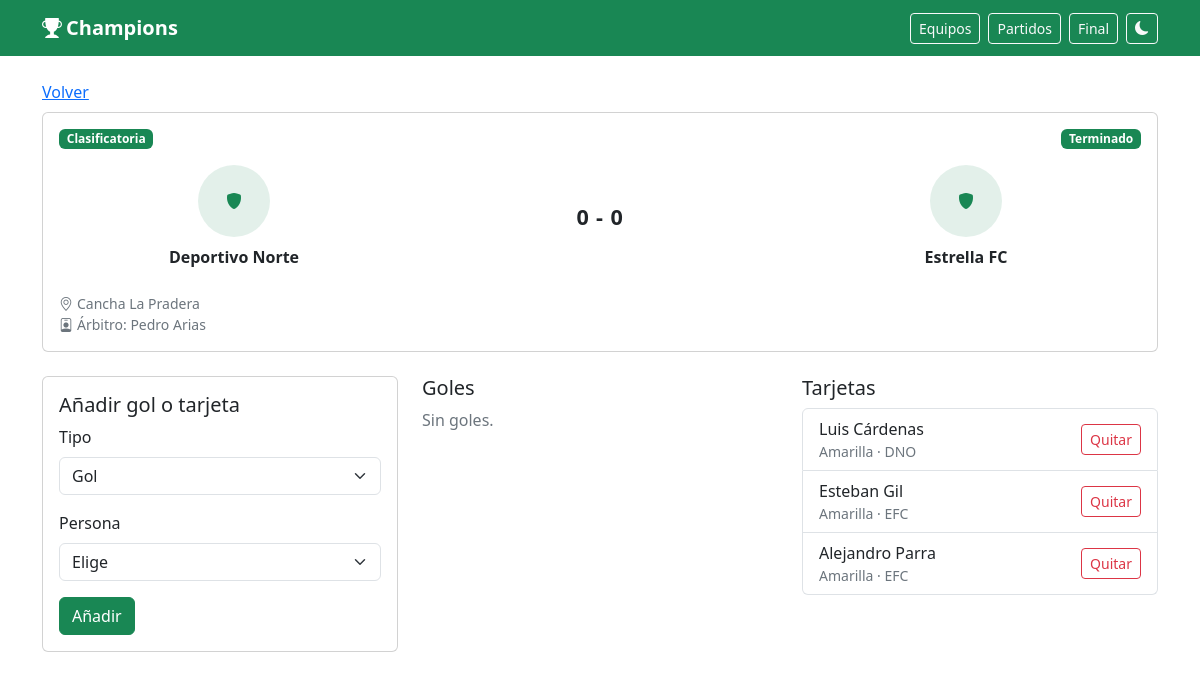
Page /partido.php?id=3 on the committed database.
### tables this page shows
CREATE TABLE partidos (
  id INT UNSIGNED NOT NULL AUTO_INCREMENT,
  jornada SMALLINT UNSIGNED NOT NULL,
  vuelta TINYINT(1) NOT NULL DEFAULT 0,
  local_id INT UNSIGNED NOT NULL,
  visitante_id INT UNSIGNED NOT NULL,
  fecha DATETIME DEFAULT NULL,
  cancha VARCHAR(150) DEFAULT NULL,
  arbitro VARCHAR(120) DEFAULT NULL,
  goles_local TINYINT UNSIGNED DEFAULT NULL,
  goles_visitante TINYINT UNSIGNED DEFAULT NULL,
  estado ENUM('programado', 'jugado', 'suspendido', 'aplazado') NOT NULL DEFAULT 'programado',
  tipo ENUM('clasificatoria', 'eliminatoria') NOT NULL DEFAULT 'clasificatoria',
  orden SMALLINT UNSIGNED NOT NULL DEFAULT 0,
  creado_en DATETIME NOT NULL DEFAULT CURRENT_TIMESTAMP,
  PRIMARY KEY (id),
  KEY idx_partidos_fecha (fecha),
  KEY idx_partidos_jornada (jornada),
  KEY idx_partidos_estado_fecha (estado, fecha),
  KEY idx_partidos_local (local_id),
  KEY idx_partidos_visitante (visitante_id),
  CONSTRAINT fk_partidos_local
    FOREIGN KEY (local_id) REFERENCES equipos (id)
    ON UPDATE CASCADE,
  CONSTRAINT fk_partidos_visitante
    FOREIGN KEY (visitante_id) REFERENCES equipos (id)
    ON UPDATE CASCADE
);

CREATE TABLE equipos (
  id INT UNSIGNED NOT NULL AUTO_INCREMENT,
  nombre VARCHAR(120) NOT NULL,
  nombre_corto VARCHAR(10) NOT NULL,
  grupo_id INT UNSIGNED DEFAULT NULL,
  orden SMALLINT UNSIGNED NOT NULL DEFAULT 0,
  escudo VARCHAR(255) DEFAULT NULL,
  dt VARCHAR(120) DEFAULT NULL,
  ciudad VARCHAR(100) DEFAULT NULL,
  fundacion SMALLINT UNSIGNED DEFAULT NULL,
  colores VARCHAR(80) DEFAULT NULL,
  activo TINYINT(1) NOT NULL DEFAULT 1,
  creado_en DATETIME NOT NULL DEFAULT CURRENT_TIMESTAMP,
  PRIMARY KEY (id),
  UNIQUE KEY uq_equipos_nombre (nombre),
  UNIQUE KEY uq_equipos_corto (nombre_corto),
  KEY idx_equipos_grupo (grupo_id),
  CONSTRAINT fk_equipos_grupo
    FOREIGN KEY (grupo_id) REFERENCES grupos (id)
    ON UPDATE CASCADE
);

CREATE TABLE eventos (
  id INT UNSIGNED NOT NULL AUTO_INCREMENT,
  partido_id INT UNSIGNED NOT NULL,
  jugador_id INT UNSIGNED DEFAULT NULL,
  equipo_id INT UNSIGNED NOT NULL,
  tipo ENUM('gol', 'asistencia', 'amarilla', 'roja', 'autogol') NOT NULL,
  minuto SMALLINT UNSIGNED NOT NULL,
  creado_en DATETIME NOT NULL DEFAULT CURRENT_TIMESTAMP,
  PRIMARY KEY (id),
  KEY idx_eventos_partido (partido_id),
  KEY idx_eventos_jugador (jugador_id),
  KEY idx_eventos_equipo (equipo_id),
  KEY idx_eventos_tipo_jugador (tipo, jugador_id),
  CONSTRAINT fk_eventos_partido
    FOREIGN KEY (partido_id) REFERENCES partidos (id)
    ON DELETE CASCADE ON UPDATE CASCADE,
  CONSTRAINT fk_eventos_jugador
    FOREIGN KEY (jugador_id) REFERENCES jugadores (id)
    ON DELETE SET NULL ON UPDATE CASCADE,
  CONSTRAINT fk_eventos_equipo
    FOREIGN KEY (equipo_id) REFERENCES equipos (id)
    ON UPDATE CASCADE,
  CONSTRAINT chk_eventos_minuto CHECK (minuto <= 130)
);

CREATE TABLE jugadores (
  id INT UNSIGNED NOT NULL AUTO_INCREMENT,
  equipo_id INT UNSIGNED NOT NULL,
  nombre VARCHAR(120) NOT NULL,
  apellido VARCHAR(80) NOT NULL,
  dorsal SMALLINT UNSIGNED DEFAULT NULL,
  posicion ENUM('ARQ', 'DEF', 'MED', 'DEL') DEFAULT NULL,
  foto VARCHAR(255) DEFAULT NULL,
  fecha_nacimiento DATE DEFAULT NULL,
  activo TINYINT(1) NOT NULL DEFAULT 1,
  creado_en DATETIME NOT NULL DEFAULT CURRENT_TIMESTAMP,
  PRIMARY KEY (id),
  UNIQUE KEY uq_jugadores_dorsal (equipo_id, dorsal),
  KEY idx_jugadores_equipo (equipo_id),
  CONSTRAINT fk_jugadores_equipo
    FOREIGN KEY (equipo_id) REFERENCES equipos (id)
    ON DELETE CASCADE ON UPDATE CASCADE
);

### config/db.php (called while the page is built, shortened)
<?php
function db(): PDO
{
    static $pdo = null;
    if ($pdo instanceof PDO) {
        return $pdo;
    }
    $dsn = 'mysql:host=' . DB_HOST . ';dbname=' . DB_NAME . ';charset=' . DB_CHARSET;
    try {
        $pdo = new PDO($dsn, DB_USER, DB_PASS, [
            PDO::ATTR_ERRMODE => PDO::ERRMODE_EXCEPTION,
            PDO::ATTR_DEFAULT_FETCH_MODE => PDO::FETCH_ASSOC,
            PDO::ATTR_EMULATE_PREPARES => false,
        ]);
    } catch (PDOException $e) {
        error_log('Error de conexión: ' . $e->getMessage());
        http_response_code(500);
        exit('No se pudo conectar a la base de datos. Revisa config/db.php y que el esquema esté importado.');
    }
    return $pdo;
}

### partido.php (the view, shortened to what this page needs)
<?php
require __DIR__ . '/includes/funciones.php';
$partidoId = entero_get('id');
$partido = obtener_partido($partidoId);
$eventos = array_values(array_filter(
    eventos_partido($partidoId),
    static fn (array $evento): bool => (string) $evento['tipo'] !== 'asistencia'
));
$goles = [];
$tarjetas = [];
foreach ($eventos as $evento) {
    if ($evento['tipo'] === 'gol' || $evento['tipo'] === 'autogol') {
        $goles[] = $evento;
    } elseif ($evento['tipo'] === 'amarilla' || $evento['tipo'] === 'roja') {
        $tarjetas[] = $evento;
    }
}
require __DIR__ . '/includes/header.php';
$nombreEvento = static function (array $evento): string {
    $nombre = nombre_persona($evento);
    return $nombre !== '' ? $nombre : 'Sin jugador';
};
?>
<p class="mb-2"><a href="<?= e(url_public('index.php')) ?>">Volver</a></p>
<div class="card partido-card mb-4">
    <div class="card-body">
        <div class="d-flex justify-content-between align-items-center mb-3">
            <span class="badge <?= ($partido['tipo'] ?? '') === 'eliminatoria' ? 'text-bg-dark' : 'text-bg-success' ?>">
                <?= ($partido['tipo'] ?? '') === 'eliminatoria' ? 'Eliminatoria' : 'Clasificatoria' ?>
            </span>
            <?= html_estado((string) $partido['estado']) ?>
        </div>
        <div class="row align-items-center g-3 text-center">
            <div class="col-4">
                <div>
                    <div class="mb-2"><?= html_escudo($partido['local_escudo'], (string) $partido['local_nombre'], 72) ?></div>
                    <div class="fw-semibold"><?= e($partido['local_nombre']) ?></div>
                </div>
            </div>
            <div class="col-4">
                <div class="marcador display-6"><?= e(marcador_texto($partido)) ?></div>
            </div>
            <div class="col-4">
                <div>
                    <div class="mb-2"><?= html_escudo($partido['visita_escudo'], (string) $partido['visita_nombre'], 72) ?></div>
                    <div class="fw-semibold"><?= e($partido['visita_nombre']) ?></div>
                </div>
            </div>
        </div>
        <ul class="list-unstyled small text-secondary mt-4 mb-0">
            <li><i class="bi bi-geo-alt me-1" aria-hidden="true"></i><?= e((string) ($partido['cancha'] ?? 'Cancha por confirmar')) ?></li>
            <li><i class="bi bi-person-badge me-1" aria-hidden="true"></i>Árbitro: <?= e((string) ($partido['arbitro'] ?? 'Por designar')) ?></li>
        </ul>
    </div>
</div>
<div class="row g-4">
    <div class="col-lg-4">
        <form method="post" class="card">
            <div class="card-body">
                <h2 class="h5">Añadir gol o tarjeta</h2>
                <div class="mb-3">
                    <label class="form-label" for="tipo">Tipo</label>
                    <select class="form-select" id="tipo" name="tipo" required>
                        <option value="gol">Gol</option>
                    </select>
                </div>
                <div class="mb-3">
                    <label class="form-label" for="jugador_id">Persona</label>
                    <select class="form-select" id="jugador_id" name="jugador_id" required>
                        <option value="">Elige</option>
                    </select>
                </div>
                <button class="btn btn-success" type="submit">Añadir</button>
            </div>
        </form>
    </div>
    <div class="col-lg-4">
        <h2 class="h5">Goles</h2>
        <?php if ($goles === []): ?>
            <p class="text-secondary">Sin goles.</p>
        <?php endif; ?>
    </div>
    <div class="col-lg-4">
        <h2 class="h5">Tarjetas</h2>
        <?php if ($tarjetas === []): ?>
            <p class="text-secondary">Sin tarjetas.</p>
        <?php else: ?>
            <ul class="list-group">
                <?php foreach ($tarjetas as $evento): ?>
                    <li class="list-group-item d-flex justify-content-between align-items-center gap-2">
                        <span>
                            <?= e($nombreEvento($evento)) ?>
                            <span class="d-block small text-secondary"><?= $evento['tipo'] === 'roja' ? 'Roja' : 'Amarilla' ?> · <?= e((string) $evento['nombre_corto']) ?></span>
                        </span>
                        <form method="post" onsubmit="return confirm('¿Quitar esta tarjeta?');">
                            <button class="btn btn-sm btn-outline-danger" type="submit">Quitar</button>
                        </form>
                    </li>
                <?php endforeach; ?>
            </ul>
        <?php endif; ?>
    </div>
</div>
<?php require __DIR__ . '/includes/footer.php'; ?>

### includes/funciones.php (shortened to what this page needs)
<?php
require_once dirname(__DIR__) . '/config/db.php';
function e(mixed $valor): string
{
    return htmlspecialchars((string) ($valor ?? ''), ENT_QUOTES, 'UTF-8');
}
function url_raiz(): string
{
    $script = str_replace('\\', '/', (string) ($_SERVER['SCRIPT_NAME'] ?? ''));
    $directorio = rtrim(dirname($script), '/');
    if ($directorio === '/' || $directorio === '.' || $directorio === '') {
        return '';
    }
    return $directorio;
}
function url_public(string $archivo = 'index.php'): string
{
    return url_raiz() . '/' . ltrim($archivo, '/');
}
function entero_get(string $campo): int
{
    $valor = filter_input(INPUT_GET, $campo, FILTER_VALIDATE_INT);
    return $valor;
}
function etiqueta_estado(string $estado): string
{
    return match ($estado) {
        'programado' => 'Programado',
        'jugado' => 'Terminado',
        'suspendido' => 'Suspendido',
        'aplazado' => 'Aplazado',
        default => $estado,
    };
}
function html_estado(string $estado): string
{
    $color = match ($estado) {
        'jugado' => 'success',
        'suspendido' => 'danger',
        'aplazado' => 'warning',
        default => 'secondary',
    };
    return '<span class="badge text-bg-' . $color . '">' . e(etiqueta_estado($estado)) . '</span>';
}
function html_escudo(?string $ruta, string $alt, int $tam = 40): string
{
    $tam = max(16, min($tam, 240));
    return '<span class="escudo-vacio" style="width:' . $tam . 'px;height:' . $tam . 'px" aria-hidden="true"><i class="bi bi-shield-fill"></i></span>';
}
function marcador_texto(array $partido): string
{
    if (($partido['estado'] ?? '') === 'jugado' && $partido['goles_local'] !== null && $partido['goles_visitante'] !== null) {
        return (int) $partido['goles_local'] . ' - ' . (int) $partido['goles_visitante'];
    }
    return 'vs';
}
function consultar(string $sql, array $params = []): array
{
    $stmt = db()->prepare($sql);
    $stmt->execute($params);
    return $stmt->fetchAll();
}
function consultar_uno(string $sql, array $params = []): ?array
{
    $stmt = db()->prepare($sql);
    $stmt->execute($params);
    $fila = $stmt->fetch();
    return $fila === false ? null : $fila;
}
function sql_partidos(): string
{
    return 'SELECT p.id, p.jornada, p.vuelta, p.local_id, p.visitante_id, p.fecha, p.cancha,
            p.arbitro, p.goles_local, p.goles_visitante, p.estado, p.tipo, p.orden,
            loc.nombre AS local_nombre, loc.nombre_corto AS local_corto, loc.escudo AS local_escudo,
            vis.nombre AS visita_nombre, vis.nombre_corto AS visita_corto, vis.escudo AS visita_escudo
            FROM partidos p
            INNER JOIN equipos loc ON loc.id = p.local_id
            INNER JOIN equipos vis ON vis.id = p.visitante_id';
}
function normalizar_partido(array $partido): array
{
    $partido['id'] = (int) $partido['id'];
    $partido['jornada'] = (int) $partido['jornada'];
    $partido['vuelta'] = (int) $partido['vuelta'];
    $partido['local_id'] = (int) $partido['local_id'];
    $partido['visitante_id'] = (int) $partido['visitante_id'];
    $partido['goles_local'] = $partido['goles_local'] === null ? null : (int) $partido['goles_local'];
    $partido['goles_visitante'] = $partido['goles_visitante'] === null ? null : (int) $partido['goles_visitante'];
    $partido['orden'] = (int) ($partido['orden'] ?? 0);
    return $partido;
}
function obtener_partido(int $id): ?array
{
    $fila = consultar_uno(sql_partidos() . ' WHERE p.id = :id', ['id' => $id]);
    return $fila === null ? null : normalizar_partido($fila);
}
function eventos_partido(int $partidoId): array
{
    return consultar(
        'SELECT ev.id, ev.partido_id, ev.jugador_id, ev.equipo_id, ev.tipo, ev.minuto,
                j.nombre, j.apellido, j.dorsal, e.nombre AS equipo, e.nombre_corto
         FROM eventos ev
         LEFT JOIN jugadores j ON j.id = ev.jugador_id
         INNER JOIN equipos e ON e.id = ev.equipo_id
         WHERE ev.partido_id = :partido
         ORDER BY ev.minuto ASC, ev.id ASC',
        ['partido' => $partidoId]
    );
}
function nombre_persona(array $fila): string
{
    return trim((string) ($fila['nombre'] ?? '') . ' ' . (string) ($fila['apellido'] ?? ''));
}

### includes/header.php (style rules this page uses)
html[data-bs-theme="light"] { color-scheme: light; }
body { min-height: 100vh; display: flex; flex-direction: column; }
.escudo-vacio { display: inline-flex; align-items: center; justify-content: center; border-radius: 50%; background: rgba(25, 135, 84, .12); color: #198754; vertical-align: middle; }
.marcador { font-variant-numeric: tabular-nums; font-weight: 700; font-size: 1.35rem; letter-spacing: .04em; min-width: 3.2rem; text-align: center; flex: 0 0 auto; }
.partido-card .escudo, .partido-card .escudo-vacio { flex: 0 0 auto; }
.partido-card .fw-semibold { overflow-wrap: anywhere; }

### rows in the picture
partidos: estado "Terminado", local.nombre "Deportivo Norte", marcador_texto($partido) "0 - 0", visitante.nombre "Estrella FC", cancha "Cancha La Pradera", arbitro "Pedro Arias"
eventos: jugador.apellido "Luis Cárdenas", tipo "Amarilla", equipo.nombre_corto "DNO"
eventos: jugador.apellido "Esteban Gil", tipo "Amarilla", equipo.nombre_corto "EFC"
eventos: jugador.apellido "Alejandro Parra", tipo "Amarilla", equipo.nombre_corto "EFC"

### other values in the picture
LIGA_NOMBRE "Champions"
